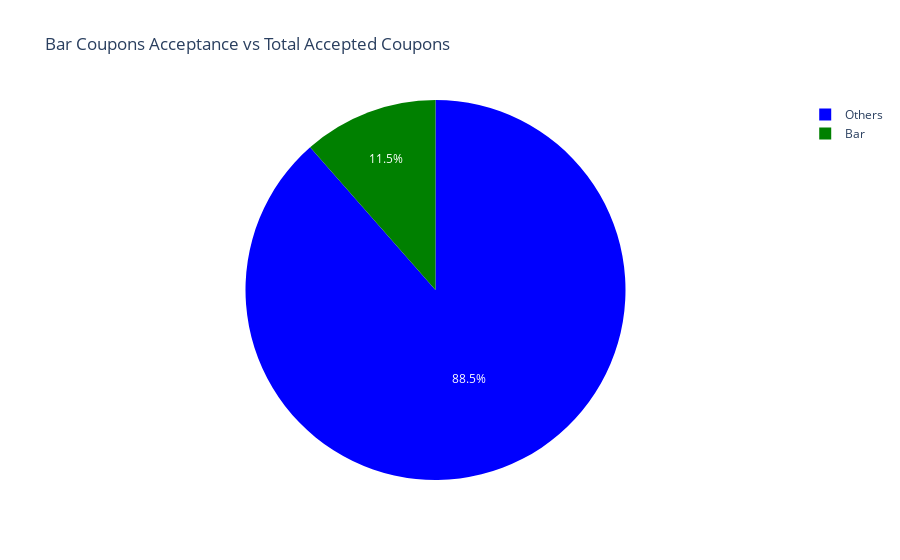

Notebook source saved alongside this figure:
### Markdown cell above
2. What proportion of bar coupons were accepted?

### Code cell
#Creating a pie plot to check the Bar Coupons Acceptance ratio vs Total Accepted Coupons
data.loc[data['coupon'] == 'Bar', 'new_coupon_group'] = 'Bar'
data.loc[data['coupon'] != 'Bar', 'new_coupon_group'] = 'Others'
fig1 = px.pie(data, values = 'Coupon_Acceptance', names = 'new_coupon_group',
              title = 'Bar Coupons Acceptance vs Total Accepted Coupons',color_discrete_sequence=['blue','green'])
fig1.show()

### Figure 1 — Plotly figure (JSON) as saved in the notebook; plotly's stock layout.template omitted (floating-point values rounded to 4 significant figures; data arrays with more than 128 entries replaced by an {"elided": "..."} marker saying what was removed)
{"data": [{"domain": {"x": [0, 1], "y": [0, 1]}, "hovertemplate": "new_coupon_group=%{label}<br>Coupon_Acceptance=%{value}<extra></extra>", "labels": {"elided": "12684 str values"}, "legendgroup": "", "name": "", "showlegend": true, "type": "pie", "values": {"elided": "12684 int values"}}], "layout": {"autosize": true, "legend": {"tracegroupgap": 0}, "piecolorway": ["blue", "green"], "title": {"text": "Bar Coupons Acceptance vs Total Accepted Coupons"}}}
